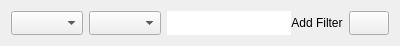
<?xml version="1.0" encoding="UTF-8"?>
<ui version="4.0">
 <class>AdvancedFilterSearch</class>
 <widget class="QWidget" name="AdvancedFilterSearch">
  <property name="geometry">
   <rect>
    <x>0</x>
    <y>0</y>
    <width>400</width>
    <height>44</height>
   </rect>
  </property>
  <property name="windowTitle">
   <string>Advanced Filter Search</string>
  </property>
  <layout class="QVBoxLayout" name="verticalLayout">
   <item>
    <layout class="QHBoxLayout" name="horizontalLayout">
     <item>
      <widget class="QComboBox" name="column_combo_box">
       <property name="minimumSize">
        <size>
         <width>0</width>
         <height>24</height>
        </size>
       </property>
       <property name="maximumSize">
        <size>
         <width>16777215</width>
         <height>24</height>
        </size>
       </property>
      </widget>
     </item>
     <item>
      <widget class="QComboBox" name="condition_combo_box">
       <property name="minimumSize">
        <size>
         <width>0</width>
         <height>24</height>
        </size>
       </property>
       <property name="maximumSize">
        <size>
         <width>16777215</width>
         <height>24</height>
        </size>
       </property>
      </widget>
     </item>
     <item>
      <widget class="QWidget" name="widget" native="true">
       <layout class="QHBoxLayout" name="horizontalLayout_2">
        <property name="spacing">
         <number>0</number>
        </property>
        <property name="leftMargin">
         <number>0</number>
        </property>
        <property name="topMargin">
         <number>0</number>
        </property>
        <property name="rightMargin">
         <number>0</number>
        </property>
        <property name="bottomMargin">
         <number>0</number>
        </property>
        <item>
         <widget class="QLineEdit" name="keyword_line_edit">
          <property name="minimumSize">
           <size>
            <width>0</width>
            <height>24</height>
           </size>
          </property>
          <property name="maximumSize">
           <size>
            <width>16777215</width>
            <height>24</height>
           </size>
          </property>
          <property name="styleSheet">
           <string notr="true">border-top-right-radius: 0; 
border-bottom-right-radius: 0; </string>
          </property>
         </widget>
        </item>
        <item>
         <widget class="QPushButton" name="add_filter_button">
          <property name="minimumSize">
           <size>
            <width>0</width>
            <height>24</height>
           </size>
          </property>
          <property name="maximumSize">
           <size>
            <width>16777215</width>
            <height>24</height>
           </size>
          </property>
          <property name="toolTip">
           <string>Add filter</string>
          </property>
          <property name="styleSheet">
           <string notr="true">border-top-left-radius: 0; 
border-bottom-left-radius: 0; </string>
          </property>
          <property name="text">
           <string>Add Filter</string>
          </property>
         </widget>
        </item>
       </layout>
      </widget>
     </item>
     <item>
      <widget class="QPushButton" name="show_filter_button">
       <property name="minimumSize">
        <size>
         <width>40</width>
         <height>24</height>
        </size>
       </property>
       <property name="maximumSize">
        <size>
         <width>16777215</width>
         <height>24</height>
        </size>
       </property>
       <property name="text">
        <string/>
       </property>
       <property name="checkable">
        <bool>true</bool>
       </property>
      </widget>
     </item>
    </layout>
   </item>
  </layout>
 </widget>
 <resources/>
 <connections/>
</ui>
